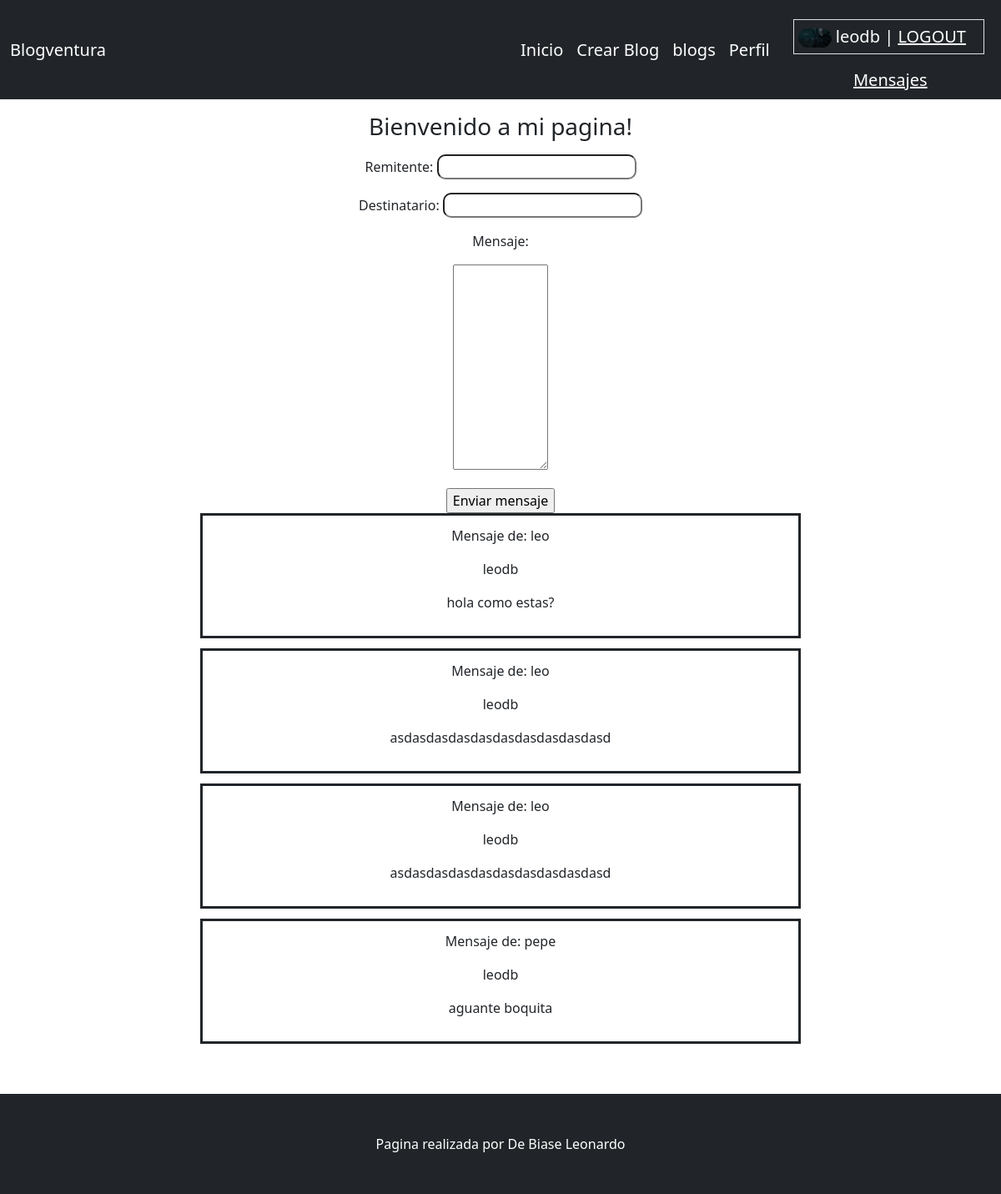
/mensaje (signed in), run on the app's committed database.
### App/models.py (models this page shows)
class Mensajerias(models.Model):
    remitente = models.CharField(max_length=40)
    destinatario = models.ForeignKey(User, to_field="username", on_delete=models.CASCADE)
    contenido = models.CharField(max_length=500)
    def __str__(self):
        return f"{self.destinatario}-{self.remitente}-{self.contenido}"

### App/views.py (the view)
# urls.py: path("mensaje", views.mensaje, name = "mensajeria"),
def mensaje(request):
    avatares = Avatar.objects.filter(user_id=request.user.username)
    cont_familia = Mensajerias.objects.all()
    cont_familia = Mensajerias.objects.filter(destinatario_id=request.user.username)
    print("1",cont_familia)
    print("2", cont_familia)
    if request.method == "POST":
            miFormulario = Mensajeria(request.POST)
            print(miFormulario)
            if miFormulario.is_valid():
                informacion = miFormulario.cleaned_data
                familiar = Mensajerias (remitente = informacion["remitente"],destinatario_id = informacion["destinatario"],contenido = informacion["contenido"])
                familiar.save()
                return render(request, "App/mensajes.html", {"cont_familia":cont_familia,"url": avatares[0].imagen.url})
    else:
            miFormulario = Mensajeria()
            return render (request, "App/mensajes.html", {"miFormulario":miFormulario, "cont_familia":cont_familia,"url": avatares[0].imagen.url})
    return  render(request, "App/mensajes.html", {"cont_familia":cont_familia,"url": avatares[0].imagen.url})

### App/forms.py
class Mensajeria(forms.Form):
    remitente = forms.CharField(max_length=40)
    destinatario = forms.CharField(max_length=40)
    contenido = forms.CharField(max_length=500)

### App/templates/App/mensajes.html (shortened to what this page needs)
{% extends 'App/padre.html' %}
{% load static %}
{% block cambiante %}
<P><h3>Bienvenido a mi pagina!</h3></P>
<div>
    <form action="" method="POST">
        <p>Remitente: <input style="border-radius: 10px; text-align: center;" type="text" name="remitente" pattern="[A-Za-z]{1,15}"></p>
        <p>Destinatario: <input style="border-radius: 10px; text-align: center;" type="text" name="destinatario" pattern="[A-Za-z]{1,15}"></p>
        <p>Mensaje:</p>
        <p><textarea name="contenido" id="" cols="10" rows="10" style="text-align: center;"></textarea></p>
        <input type="submit" value="Enviar mensaje">
    </form>
</div>
{% if request.user.is_authenticated%}
    <div style="text-align: center;" >
        <table class="table">
            <tbody>
                {% for x in cont_familia %}
                <div style="border-style: solid; border-width: 3px;  margin-left: 20%; margin-right: 20%; margin-bottom: 1%; padding: 1%;">
                <p>Mensaje de: {{x.remitente}}</p>
                <p>{{x.destinatario}}</p>
                <p>{{x.contenido}}</p>
                </div>
            {% endfor %}
            </tbody>
{% else %}
<p>no hay mensajes</p>
{% endif %}
        </table>
    </div>
{% endblock cambiante %}

### App/templates/App/padre.html (shortened to what this page needs)
<!DOCTYPE html>
<html lang="en">
    <head>
        {% load static %}
        <link href="{% static 'App/css/styles.css'%}" rel="stylesheet" />
    </head>
    <body>
        <nav class="navbar navbar-expand-lg navbar-dark bg-dark">
            <div class="container">
                <a class="navbar-brand" href="#!">Blogventura</a>
                <div class="collapse navbar-collapse" id="navbarSupportedContent">
                    <ul class="navbar-nav ms-auto mb-2 mb-lg-0">
                        {% if request.user.is_authenticated %}
                        <a class="navbar-brand" href="{% url 'Inicio'%}">Inicio</a>
                        <a class="navbar-brand" href="{% url 'Crear'%}">Crear Blog</a>
                        <a class="navbar-brand" href="{% url 'leerblogs'%}">blogs</a>
                        <a class="navbar-brand" href="{% url 'Perfil'%}">Perfil</a>
                        {% endif %}
                    </ul>
                </div>
            </div>
                    <div>
                        <center>
                        {% if not request.user.is_authenticated %}
                            <a class="navbar-brand" href="{% url 'Inicio'%}">Inicio</a>
                            <a class="navbar-brand" href="{% url 'leerblogs'%}">blogs</a>
                            <a class="navbar-brand" href="{% url 'register'%}">Registro</a>
                            <a class="navbar-brand "  href="{% url 'login'%}">Iniciar sesion</a>
                        {% else %}
                            <div style="padding-top: 15px;">
                            <p class="navbar-brand border border-ligth" style=" padding-top: 15px; margin-right: 20px; padding: 5px; "><img style="border-radius: 1500px;" src="{{url}}" width="40px"> {{request.user.username}} | <a class="navbar-brand" style="text-decoration: underline;" href="{% url 'logout'%}">LOGOUT</a></p>
                            <a class="navbar-brand" style="text-decoration: underline;" href="{% url 'mensajeria'%}">Mensajes</a>
                            </div>
                        {% endif %}
                        </center>
                    </div>
        </nav>
        <center class="mb-5">
            {% block cambiante %}
            {% endblock cambiante %}
        </center>
        <footer class="py-5 bg-dark">
            <div class="container"><p class="m-0 text-center text-white">Pagina realizada por De Biase Leonardo</p></div>
        </footer>
    </body>
</html>

### data on the page
Mensajerias: remitente "leo", destinatario "leodb", contenido "hola como estas?"
Mensajerias: remitente "leo", destinatario "leodb", contenido "asdasdasdasdasdasdasdasdasdasd"
Mensajerias: remitente "leo", destinatario "leodb", contenido "asdasdasdasdasdasdasdasdasdasd"
Mensajerias: remitente "pepe", destinatario "leodb", contenido "aguante boquita"

### other printed values
{{ request.user.username }} "leodb"
